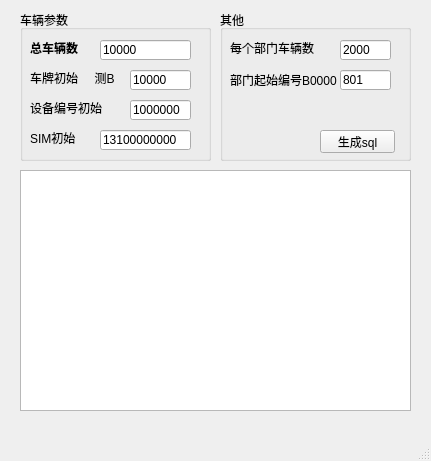
<?xml version="1.0" encoding="UTF-8"?>
<ui version="4.0">
 <class>MainWindow</class>
 <widget class="QMainWindow" name="MainWindow">
  <property name="geometry">
   <rect>
    <x>0</x>
    <y>0</y>
    <width>431</width>
    <height>461</height>
   </rect>
  </property>
  <property name="windowTitle">
   <string>创建车辆sql</string>
  </property>
  <widget class="QWidget" name="centralwidget">
   <widget class="QGroupBox" name="groupBox">
    <property name="geometry">
     <rect>
      <x>20</x>
      <y>10</y>
      <width>191</width>
      <height>151</height>
     </rect>
    </property>
    <property name="title">
     <string>车辆参数</string>
    </property>
    <widget class="QLabel" name="label">
     <property name="geometry">
      <rect>
       <x>10</x>
       <y>30</y>
       <width>61</width>
       <height>16</height>
      </rect>
     </property>
     <property name="font">
      <font>
       <weight>75</weight>
       <bold>true</bold>
      </font>
     </property>
     <property name="text">
      <string>总车辆数</string>
     </property>
    </widget>
    <widget class="QLineEdit" name="car_totle">
     <property name="geometry">
      <rect>
       <x>80</x>
       <y>30</y>
       <width>91</width>
       <height>20</height>
      </rect>
     </property>
     <property name="layoutDirection">
      <enum>Qt::LeftToRight</enum>
     </property>
     <property name="text">
      <string>10000</string>
     </property>
    </widget>
    <widget class="QLineEdit" name="car_carnum">
     <property name="geometry">
      <rect>
       <x>110</x>
       <y>60</y>
       <width>61</width>
       <height>20</height>
      </rect>
     </property>
     <property name="text">
      <string>10000</string>
     </property>
    </widget>
    <widget class="QLabel" name="label_3">
     <property name="geometry">
      <rect>
       <x>10</x>
       <y>60</y>
       <width>101</width>
       <height>16</height>
      </rect>
     </property>
     <property name="text">
      <string>车牌初始     测B</string>
     </property>
    </widget>
    <widget class="QLabel" name="label_5">
     <property name="geometry">
      <rect>
       <x>10</x>
       <y>90</y>
       <width>101</width>
       <height>16</height>
      </rect>
     </property>
     <property name="text">
      <string>设备编号初始</string>
     </property>
    </widget>
    <widget class="QLineEdit" name="car_terminalnum">
     <property name="geometry">
      <rect>
       <x>110</x>
       <y>90</y>
       <width>61</width>
       <height>20</height>
      </rect>
     </property>
     <property name="text">
      <string>1000000</string>
     </property>
    </widget>
    <widget class="QLineEdit" name="car_simnum">
     <property name="geometry">
      <rect>
       <x>80</x>
       <y>120</y>
       <width>91</width>
       <height>20</height>
      </rect>
     </property>
     <property name="text">
      <string>13100000000</string>
     </property>
    </widget>
    <widget class="QLabel" name="label_6">
     <property name="geometry">
      <rect>
       <x>10</x>
       <y>120</y>
       <width>101</width>
       <height>16</height>
      </rect>
     </property>
     <property name="text">
      <string>SIM初始</string>
     </property>
    </widget>
   </widget>
   <widget class="QGroupBox" name="groupBox_2">
    <property name="geometry">
     <rect>
      <x>220</x>
      <y>10</y>
      <width>191</width>
      <height>151</height>
     </rect>
    </property>
    <property name="title">
     <string>其他</string>
    </property>
    <widget class="QLabel" name="label_2">
     <property name="geometry">
      <rect>
       <x>10</x>
       <y>30</y>
       <width>111</width>
       <height>16</height>
      </rect>
     </property>
     <property name="text">
      <string>每个部门车辆数</string>
     </property>
    </widget>
    <widget class="QLineEdit" name="org_carcount">
     <property name="geometry">
      <rect>
       <x>120</x>
       <y>30</y>
       <width>51</width>
       <height>20</height>
      </rect>
     </property>
     <property name="text">
      <string>2000</string>
     </property>
    </widget>
    <widget class="QLineEdit" name="org_num">
     <property name="geometry">
      <rect>
       <x>120</x>
       <y>60</y>
       <width>51</width>
       <height>20</height>
      </rect>
     </property>
     <property name="text">
      <string>801</string>
     </property>
    </widget>
    <widget class="QLabel" name="label_4">
     <property name="geometry">
      <rect>
       <x>10</x>
       <y>60</y>
       <width>110</width>
       <height>20</height>
      </rect>
     </property>
     <property name="text">
      <string>部门起始编号B0000</string>
     </property>
    </widget>
    <widget class="QPushButton" name="creatsql_btn">
     <property name="geometry">
      <rect>
       <x>100</x>
       <y>120</y>
       <width>75</width>
       <height>23</height>
      </rect>
     </property>
     <property name="text">
      <string>生成sql</string>
     </property>
    </widget>
   </widget>
   <widget class="QTextBrowser" name="message_show">
    <property name="geometry">
     <rect>
      <x>20</x>
      <y>170</y>
      <width>391</width>
      <height>241</height>
     </rect>
    </property>
   </widget>
  </widget>
  <widget class="QMenuBar" name="menubar">
   <property name="geometry">
    <rect>
     <x>0</x>
     <y>0</y>
     <width>431</width>
     <height>23</height>
    </rect>
   </property>
  </widget>
  <widget class="QStatusBar" name="statusbar"/>
 </widget>
 <resources/>
 <connections/>
</ui>
